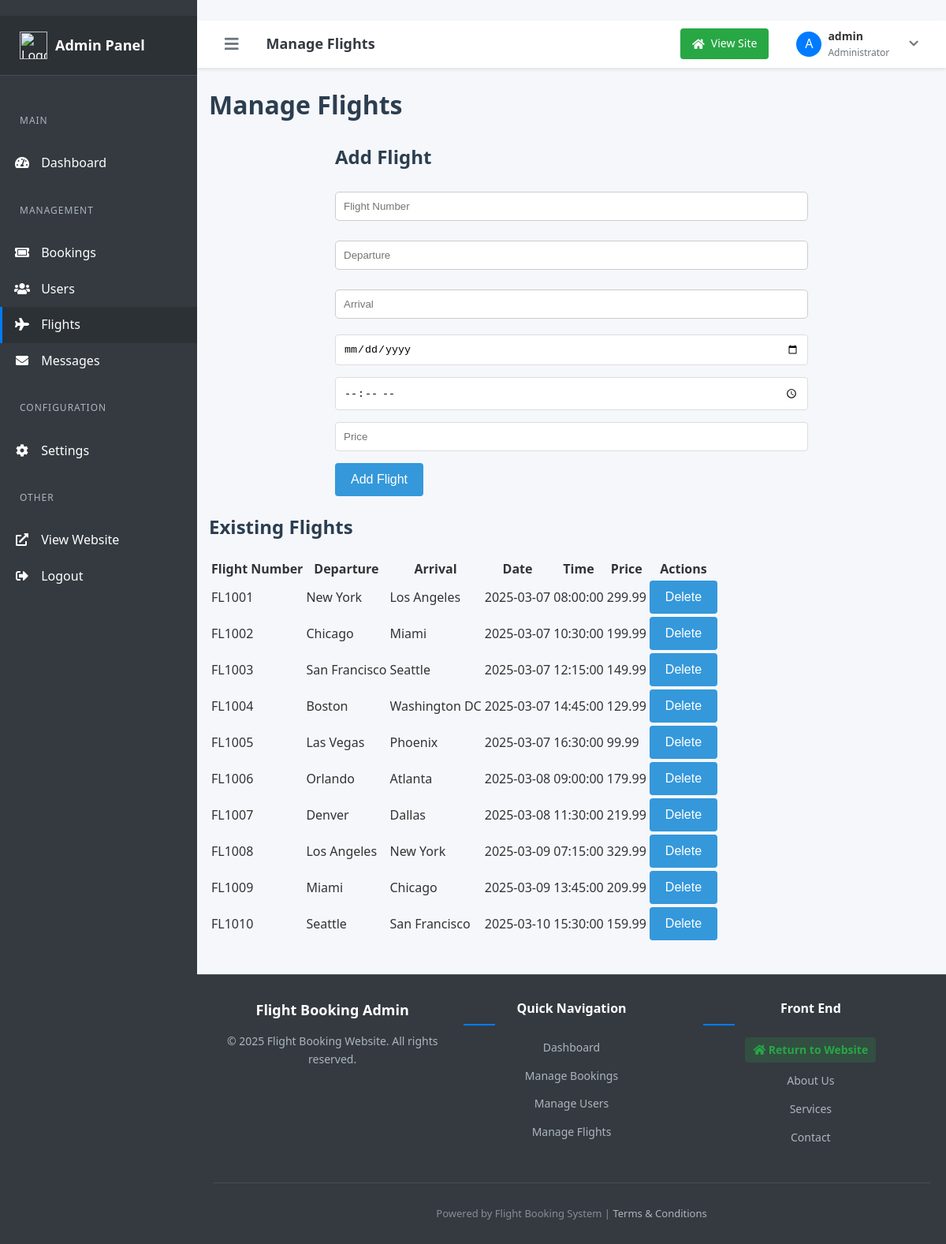
The page /admin/flights.php (signed in) on the database its author committed.
### tables this page shows
CREATE TABLE flights (
    id INT AUTO_INCREMENT PRIMARY KEY,
    flight_number VARCHAR(20) NOT NULL,
    departure VARCHAR(100) NOT NULL,
    arrival VARCHAR(100) NOT NULL,
    date DATE NOT NULL,
    time TIME NOT NULL,
    duration INT NOT NULL DEFAULT 0 COMMENT 'Duration in minutes',
    price DECIMAL(10, 2) NOT NULL,
    available_seats INT NOT NULL DEFAULT 100,
    airline VARCHAR(100) NULL,
    departure_gate VARCHAR(10) NULL,
    arrival_gate VARCHAR(10) NULL,
    departure_terminal VARCHAR(10) NULL,
    arrival_terminal VARCHAR(10) NULL,
    status VARCHAR(20) DEFAULT 'scheduled',
    created_at TIMESTAMP DEFAULT CURRENT_TIMESTAMP,
    updated_at TIMESTAMP DEFAULT CURRENT_TIMESTAMP ON UPDATE CURRENT_TIMESTAMP,
    UNIQUE KEY (flight_number, date)
);

### inc/functions.php (called while the page is built, shortened)
<?php
function getAllFlights() {
    global $pdo;
    $stmt = $pdo->query("SELECT * FROM flights ORDER BY date, time");
    return $stmt->fetchAll(PDO::FETCH_ASSOC);
}
?>

### admin/flights.php (the view, shortened to what this page needs)
<?php
require_once '../inc/db.php';
require_once '../inc/functions.php';
$flights = getAllFlights();
include 'includes/header.php';
?>
<div class="container">
    <h1>Manage Flights</h1>
    <form method="POST" action="">
        <h2>Add Flight</h2>
        <input type="text" name="flight_number" placeholder="Flight Number" required>
        <input type="text" name="departure" placeholder="Departure" required>
        <input type="text" name="arrival" placeholder="Arrival" required>
        <input type="date" name="date" required>
        <input type="time" name="time" required>
        <input type="number" name="price" placeholder="Price" required>
        <button type="submit" name="add_flight">Add Flight</button>
    </form>
    <h2>Existing Flights</h2>
    <table>
        <thead>
            <tr>
                <th>Flight Number</th>
                <th>Departure</th>
                <th>Arrival</th>
                <th>Date</th>
                <th>Time</th>
                <th>Price</th>
                <th>Actions</th>
            </tr>
        </thead>
        <tbody>
            <?php foreach ($flights as $flight): ?>
                <tr>
                    <td><?php echo htmlspecialchars($flight['flight_number']); ?></td>
                    <td><?php echo htmlspecialchars($flight['departure']); ?></td>
                    <td><?php echo htmlspecialchars($flight['arrival']); ?></td>
                    <td><?php echo htmlspecialchars($flight['date']); ?></td>
                    <td><?php echo htmlspecialchars($flight['time']); ?></td>
                    <td><?php echo htmlspecialchars($flight['price']); ?></td>
                    <td>
                        <form method="POST" action="">
                            <button type="submit" name="delete_flight">Delete</button>
                        </form>
                    </td>
                </tr>
            <?php endforeach; ?>
        </tbody>
    </table>
</div>
<?php include 'includes/footer.php'; ?>

### admin/includes/header.php (shortened to what this page needs)
<!DOCTYPE html>
<html lang="en">
<head>
    <link rel="stylesheet" href="../assets/css/main.css">
    <link rel="stylesheet" href="../assets/css/admin.css">
    <link rel="stylesheet" href="../assets/css/responsive.css">
    <link rel="stylesheet" href="https://cdnjs.cloudflare.com/ajax/libs/font-awesome/5.15.4/css/all.min.css">
</head>
<body>
    <div class="admin-wrapper">
        <div class="admin-sidebar">
            <div class="sidebar-brand">
                <img src="../assets/images/logo.png" alt="Logo">
                <h2>Admin Panel</h2>
            </div>
            <div class="sidebar-menu">
                <p class="menu-category">Main</p>
                <a href="dashboard.php" class="menu-item <?php echo basename($_SERVER['PHP_SELF']) == 'dashboard.php' ? 'active' : ''; ?>">
                    <i class="fas fa-tachometer-alt"></i> Dashboard
                </a>
                <p class="menu-category">Management</p>
                <a href="bookings.php" class="menu-item <?php echo basename($_SERVER['PHP_SELF']) == 'bookings.php' ? 'active' : ''; ?>">
                    <i class="fas fa-ticket-alt"></i> Bookings
                </a>
                <a href="users.php" class="menu-item <?php echo basename($_SERVER['PHP_SELF']) == 'users.php' ? 'active' : ''; ?>">
                    <i class="fas fa-users"></i> Users
                </a>
                <a href="flights.php" class="menu-item <?php echo basename($_SERVER['PHP_SELF']) == 'flights.php' ? 'active' : ''; ?>">
                    <i class="fas fa-plane"></i> Flights
                </a>
                <a href="messages.php" class="menu-item">
                    <i class="fas fa-envelope"></i> Messages
                </a>
                <p class="menu-category">Configuration</p>
                <a href="settings.php" class="menu-item <?php echo basename($_SERVER['PHP_SELF']) == 'settings.php' ? 'active' : ''; ?>">
                    <i class="fas fa-cog"></i> Settings
                </a>
                <p class="menu-category">Other</p>
                <a href="../index.php" class="menu-item">
                    <i class="fas fa-external-link-alt"></i> View Website
                </a>
                <a href="../logout.php" class="menu-item">
                    <i class="fas fa-sign-out-alt"></i> Logout
                </a>
            </div>
        </div>
        <div class="content-wrapper">
            <div class="admin-topbar">
                <div class="topbar-left">
                    <button id="sidebar-toggle">
                        <i class="fas fa-bars"></i>
                    </button>
                    <h1 class="page-title">
                        <?php
                        $current_page = basename($_SERVER['PHP_SELF']);
                        switch ($current_page) {
                            case 'flights.php':
                                echo 'Manage Flights';
                                break;
                        }
                        ?>
                    </h1>
                </div>
                <div class="topbar-right">
                    <a href="../index.php" class="view-site-btn">
                        <i class="fas fa-home"></i>
                        <span>View Site</span>
                    </a>
                    <div class="admin-user">
                        <div class="user-avatar">
                            <?php
                            $firstLetter = isset($_SESSION['username']) ? strtoupper(substr($_SESSION['username'], 0, 1)) : 'A';
                            echo $firstLetter;
                            ?>
                        </div>
                        <div class="user-info">
                            <span class="user-name"><?php echo htmlspecialchars($_SESSION['username'] ?? 'Admin'); ?></span>
                            <span class="user-role">Administrator</span>
                        </div>
                        <button class="dropdown">
                            <i class="fas fa-chevron-down"></i>
                        </button>
                    </div>
                </div>
            </div>
            <main class="admin-main">

### admin/includes/footer.php (shortened to what this page needs)
<footer class="admin-footer">
    <div class="footer-content">
        <div class="footer-company">
            <h3>Flight Booking Admin</h3>
            <p>&copy; <?php echo date("Y"); ?> Flight Booking Website. All rights reserved.</p>
        </div>
        <div class="footer-links">
            <div class="footer-links-column">
                <h4>Quick Navigation</h4>
                <ul>
                    <li><a href="dashboard.php">Dashboard</a></li>
                    <li><a href="bookings.php">Manage Bookings</a></li>
                    <li><a href="users.php">Manage Users</a></li>
                    <li><a href="flights.php">Manage Flights</a></li>
                </ul>
            </div>
            <div class="footer-links-column">
                <h4>Front End</h4>
                <ul>
                    <li><a href="../index.php" class="site-link"><i class="fas fa-home"></i> Return to Website</a></li>
                    <li><a href="../about.php">About Us</a></li>
                    <li><a href="../services.php">Services</a></li>
                    <li><a href="../contact.php">Contact</a></li>
                </ul>
            </div>
        </div>
    </div>
    <div class="footer-bottom">
        <p>Powered by Flight Booking System | <a href="../terms.php">Terms & Conditions</a></p>
    </div>
</footer>
</main>
        </div>
    </div>
</body>
</html>

### assets/css/main.css (style rules this page uses)
body { font-family: Arial, sans-serif; line-height: 1.6; margin: 0; padding: 0; color: #333; background-color: #f9f9f9; }
.container { width: 90%; max-width: 1200px; margin: 0 auto; padding: 20px; }
footer { background-color: #2c3e50; color: white; padding: 20px 0; margin-top: 40px; text-align: center; }
footer a { color: #ecf0f1; }
h1, h2, h3 { color: #2c3e50; }
button { background: #007bff; color: #fff; border: none; padding: 10px 15px; cursor: pointer; }
input[type="text"], input[type="email"], input[type="password"], select { width: 100%; padding: 10px; margin: 5px 0 20px 0; border: 1px solid #ccc; border-radius: 5px; }
form { max-width: 600px; margin: 0 auto; }
input, select, textarea { width: 100%; padding: 10px; margin-bottom: 15px; border: 1px solid #ddd; border-radius: 4px; box-sizing: border-box; }
button[type="submit"] { background-color: #3498db; color: white; padding: 12px 20px; border: none; border-radius: 4px; cursor: pointer; font-size: 16px; }

### assets/css/admin.css (style rules this page uses)
body { background-color: #f4f4f4; font-family: Arial, sans-serif; }
.admin-sidebar { width: 250px; background-color: #343a40; color: white; position: fixed; height: 100%; padding-top: 20px; }
.admin-sidebar a { padding: 10px 15px; text-decoration: none; color: white; display: block; }

### assets/css/responsive.css (style rules this page uses)
html { box-sizing: border-box; }
*, *::before, *::after { box-sizing: inherit; }
body { margin: 0; font-family: Arial, sans-serif; }
.container { width: 100%; max-width: 1200px; margin: 0 auto; padding: 0 15px; }

### admin/includes/header.php (style rules this page uses)
body { font-family: 'Segoe UI', Tahoma, Geneva, Verdana, sans-serif; background-color: #f5f7fb; margin: 0; padding: 0; color: #333; }
.admin-wrapper { display: flex; min-height: 100vh; }
.admin-sidebar { width: 250px; background-color: #343a40; color: white; position: fixed; height: 100%; left: 0; top: 0; overflow-y: auto; z-index: 100; transition: all 0.3s; }
.sidebar-brand { padding: 20px 25px; display: flex; align-items: center; background-color: #2c3136; border-bottom: 1px solid #454d55; }
.sidebar-brand img { height: 35px; margin-right: 10px; }
.sidebar-brand h2 { margin: 0; font-size: 18px; font-weight: 600; color: white; }
.sidebar-menu { padding: 20px 0; }
.menu-category { color: #adb5bd; font-size: 12px; text-transform: uppercase; padding: 15px 25px 10px; letter-spacing: 1px; }
.menu-item { display: flex; align-items: center; padding: 12px 25px; color: #e9ecef; text-decoration: none; transition: all 0.3s; border-left: 3px solid transparent; }
.menu-item:hover, .menu-item.active { background-color: #2c3136; border-left-color: #007bff; color: white; }
.menu-item i { margin-right: 10px; width: 20px; text-align: center; }
.content-wrapper { flex: 1; margin-left: 250px; transition: all 0.3s; }
.admin-topbar { background-color: white; height: 60px; padding: 0 20px; display: flex; align-items: center; justify-content: space-between; box-shadow: 0 2px 4px rgba(0, 0, 0, 0.1); position: sticky; top: 0; z-index: 99; }
.topbar-left { display: flex; align-items: center; }
#sidebar-toggle { background: transparent; border: none; color: #6c757d; font-size: 20px; cursor: pointer; margin-right: 20px; }
.page-title { font-weight: 600; font-size: 18px; color: #343a40; }
.topbar-right { display: flex; align-items: center; }
.admin-user { display: flex; align-items: center; margin-left: 20px; cursor: pointer; position: relative; }
.user-avatar { width: 32px; height: 32px; border-radius: 50%; background-color: #007bff; color: white; display: flex; align-items: center; justify-content: center; margin-right: 8px; }
.user-info { display: flex; flex-direction: column; }
.user-name { font-weight: 600; font-size: 14px; }
.user-role { color: #6c757d; font-size: 12px; }
.dropdown { background: transparent; border: none; color: #6c757d; cursor: pointer; margin-left: 10px; }
.view-site-btn { background-color: #28a745; color: white; padding: 8px 15px; border-radius: 4px; font-size: 14px; text-decoration: none; display: inline-flex; align-items: center; margin-right: 15px; transition: background-color 0.3s; }
.view-site-btn i { margin-right: 8px; }

### rows shown on the page
flights: flight_number "FL1001", departure "New York", arrival "Los Angeles", date "2025-03-07", time "08:00:00", price "299.99"
flights: flight_number "FL1002", departure "Chicago", arrival "Miami", date "2025-03-07", time "10:30:00", price "199.99"
flights: flight_number "FL1003", departure "San Francisco", arrival "Seattle", date "2025-03-07", time "12:15:00", price "149.99"
flights: flight_number "FL1004", departure "Boston", arrival "Washington DC", date "2025-03-07", time "14:45:00", price "129.99"
flights: flight_number "FL1005", departure "Las Vegas", arrival "Phoenix", date "2025-03-07", time "16:30:00", price "99.99"
flights: flight_number "FL1006", departure "Orlando", arrival "Atlanta", date "2025-03-08", time "09:00:00", price "179.99"
flights: flight_number "FL1007", departure "Denver", arrival "Dallas", date "2025-03-08", time "11:30:00", price "219.99"
flights: flight_number "FL1008", departure "Los Angeles", arrival "New York", date "2025-03-09", time "07:15:00", price "329.99"
flights: flight_number "FL1009", departure "Miami", arrival "Chicago", date "2025-03-09", time "13:45:00", price "209.99"
flights: flight_number "FL1010", departure "Seattle", arrival "San Francisco", date "2025-03-10", time "15:30:00", price "159.99"

### other values the page prints
$firstLetter "A"
$_SESSION['username'] "admin"
